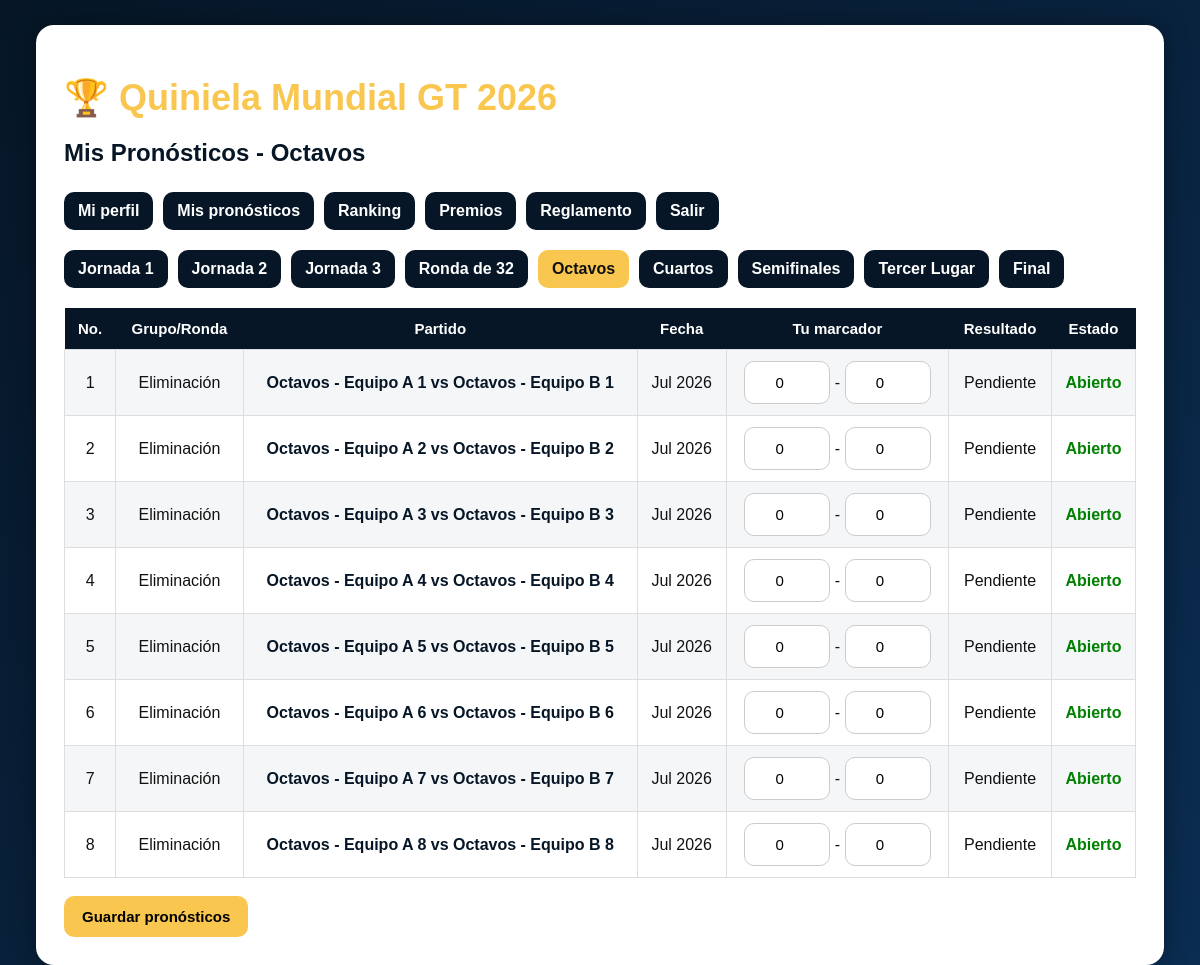
The page /pronosticos?etapa=Octavos (signed in) on the database its author committed.
### models.py (models this page shows)
class Partido(db.Model):
    __tablename__ = "partidos"
    id = db.Column(db.Integer, primary_key=True)
    etapa = db.Column(db.String(50))
    grupo = db.Column(db.String(50))
    numero = db.Column(db.Integer)
    equipo_local = db.Column(db.String(100))
    equipo_visitante = db.Column(db.String(100))
    fecha_texto = db.Column(db.String(100))
    fecha_hora = db.Column(db.DateTime)
    goles_local = db.Column(db.Integer)
    goles_visitante = db.Column(db.Integer)
    cerrado = db.Column(db.Boolean, default=False)

### app.py (the view, shortened to what this page needs)
@app.route("/pronosticos", methods=["GET", "POST"])
def pronosticos():
    usuario = usuario_actual()
    if not usuario:
        return redirect("/")
    etapa = request.args.get("etapa", "Jornada 1")
    partidos = Partido.query.filter_by(etapa=etapa).order_by(Partido.numero).all()
    etapas = [x[0] for x in db.session.query(Partido.etapa).distinct().all()]
    pronosticos_usuario = Pronostico.query.filter_by(usuario_id=usuario.id).all()
    pron_map = {p.partido_id: p for p in pronosticos_usuario}
    return render_template(
        "pronosticos.html",
        usuario=usuario,
        partidos=partidos,
        etapas=etapas,
        etapa=etapa,
        pron_map=pron_map
    )

### app.py (called while the page is built)
def usuario_actual():
    if "usuario_id" not in session:
        return None
    return Usuario.query.get(session["usuario_id"])

### templates/pronosticos.html (shortened to what this page needs)
<!DOCTYPE html>
<html>
<head>
    <link rel="stylesheet" href="{{ url_for('static', filename='css/style.css') }}">
</head>
<body>
<div class="container">
<div class="card">
<h1>🏆 Quiniela Mundial GT 2026</h1>
<h2>Mis Pronósticos - {{ etapa }}</h2>
<div class="nav">
    <a href="/dashboard">Mi perfil</a>
    <a href="/pronosticos">Mis pronósticos</a>
    <a href="/ranking">Ranking</a>
    <a href="/premios">Premios</a>
    <a href="/reglamento">Reglamento</a>
    <a href="/logout">Salir</a>
</div>
<div class="nav">
{% for e in etapas %}
    <a class="{% if e == etapa %}gold{% endif %}" href="/pronosticos?etapa={{ e }}">{{ e }}</a>
{% endfor %}
</div>
<form method="POST">
<table>
<tr><th>No.</th><th>Grupo/Ronda</th><th>Partido</th><th>Fecha</th><th>Tu marcador</th><th>Resultado</th><th>Estado</th></tr>
{% for p in partidos %}
{% set pron = pron_map.get(p.id) %}
<tr>
<td>{{ p.numero }}</td>
<td>{{ p.grupo }}</td>
<td class="match-name">{{ p.equipo_local }} vs {{ p.equipo_visitante }}</td>
<td>{{ p.fecha_texto or '-' }}</td>
<td>
{% if p.cerrado %}
    {{ pron.pron_local if pron else '-' }} - {{ pron.pron_visitante if pron else '-' }}
{% else %}
    <input class="score-input" type="number" min="0" name="local_{{ p.id }}" value="{{ pron.pron_local if pron else 0 }}"> -
    <input class="score-input" type="number" min="0" name="visita_{{ p.id }}" value="{{ pron.pron_visitante if pron else 0 }}">
{% endif %}
</td>
<td>{% if p.goles_local is not none %}{{ p.goles_local }} - {{ p.goles_visitante }}{% else %}Pendiente{% endif %}</td>
<td>{% if p.cerrado %}<span class="locked">Cerrado</span>{% else %}<span class="open">Abierto</span>{% endif %}</td>
</tr>
{% endfor %}
</table>
<br>
<button>Guardar pronósticos</button>
</form>
</div>
</div>
</body>
</html>

### static/css/style.css (style rules this page uses)
body { background: linear-gradient(135deg,#061626,#0b2d52); color:white; font-family: Arial, sans-serif; margin:0; }
.container { width:94%; margin:auto; padding:25px; }
.card { background:white; color:#111; padding:28px; border-radius:18px; box-shadow:0 0 25px rgba(0,0,0,.35); }
h1 { color:#f9c74f; font-size:36px; margin-bottom:10px; }
h2 { color:#061626; margin-bottom:25px; }
.nav { display:flex; flex-wrap:wrap; gap:10px; margin-bottom:20px; }
.nav a { background:#061626; color:white; padding:10px 14px; border-radius:10px; text-decoration:none; font-weight:bold; }
.nav a.gold { background:#f9c74f; color:#111; }
input { padding:12px; border-radius:10px; border:1px solid #ccc; color:#000; background:#fff; font-size:15px; }
button { background:#f9c74f; border:none; padding:12px 18px; border-radius:10px; cursor:pointer; font-weight:bold; font-size:15px; }
table { width:100%; border-collapse:collapse; margin-top:15px; }
th { background:#061626; color:white; padding:12px; font-size:15px; }
td { padding:11px; border:1px solid #ddd; text-align:center; }
tr:nth-child(even) { background:#f4f6f8; }
.match-name { font-weight:bold; color:#061626; }
.score-input { width:60px; text-align:center; }
.open { color:green; font-weight:bold; }

### rows shown on the page
Partido: numero "1", grupo "Eliminación", equipo_local "Octavos - Equipo A 1", equipo_visitante "Octavos - Equipo B 1", fecha_texto "Jul 2026", pron_local "0", pron_visitante "0", shows "Pendiente", cerrado "Abierto"
Partido: numero "2", grupo "Eliminación", equipo_local "Octavos - Equipo A 2", equipo_visitante "Octavos - Equipo B 2", fecha_texto "Jul 2026", pron_local "0", pron_visitante "0", shows "Pendiente", cerrado "Abierto"
Partido: numero "3", grupo "Eliminación", equipo_local "Octavos - Equipo A 3", equipo_visitante "Octavos - Equipo B 3", fecha_texto "Jul 2026", pron_local "0", pron_visitante "0", shows "Pendiente", cerrado "Abierto"
Partido: numero "4", grupo "Eliminación", equipo_local "Octavos - Equipo A 4", equipo_visitante "Octavos - Equipo B 4", fecha_texto "Jul 2026", pron_local "0", pron_visitante "0", shows "Pendiente", cerrado "Abierto"
Partido: numero "5", grupo "Eliminación", equipo_local "Octavos - Equipo A 5", equipo_visitante "Octavos - Equipo B 5", fecha_texto "Jul 2026", pron_local "0", pron_visitante "0", shows "Pendiente", cerrado "Abierto"
Partido: numero "6", grupo "Eliminación", equipo_local "Octavos - Equipo A 6", equipo_visitante "Octavos - Equipo B 6", fecha_texto "Jul 2026", pron_local "0", pron_visitante "0", shows "Pendiente", cerrado "Abierto"
Partido: numero "7", grupo "Eliminación", equipo_local "Octavos - Equipo A 7", equipo_visitante "Octavos - Equipo B 7", fecha_texto "Jul 2026", pron_local "0", pron_visitante "0", shows "Pendiente", cerrado "Abierto"
Partido: numero "8", grupo "Eliminación", equipo_local "Octavos - Equipo A 8", equipo_visitante "Octavos - Equipo B 8", fecha_texto "Jul 2026", pron_local "0", pron_visitante "0", shows "Pendiente", cerrado "Abierto"

### other values the page prints
{{ etapa }} "Octavos"
{{ e }} "Jornada 1" "Jornada 2" "Jornada 3" "Ronda de 32" "Octavos" "Cuartos" "Semifinales" "Tercer Lugar" "Final"
